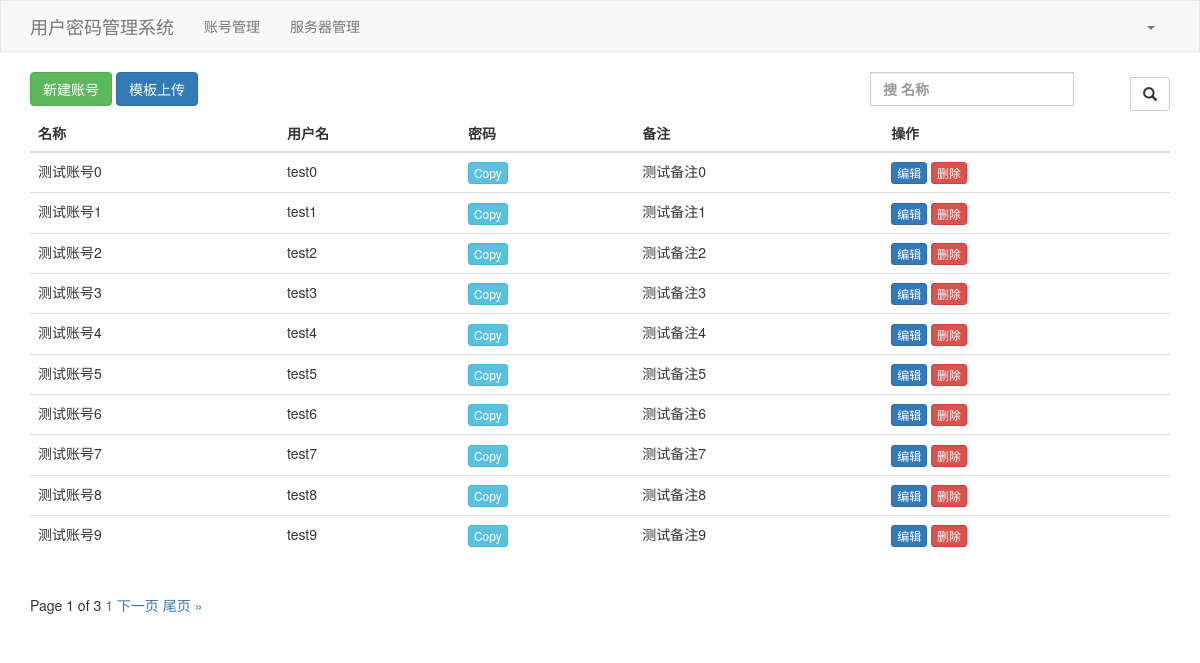
Page /account/list/ (signed in) on the committed database.
### accountStorage/models.py (models this page shows, shortened)
class AccountPassword(models.Model):
    name = models.CharField(verbose_name="名称", max_length=32, primary_key=False)
    username = models.CharField(verbose_name="用户名", max_length=32)
    password = models.CharField(verbose_name="密码", max_length=128)
    note = models.CharField(verbose_name="备注", max_length=128, blank=True, null=True)

### accountStorage/views/account.py (the view)
# urls.py: path('list/', account.account_list, name='account_list'),
@login_check
def account_list(request):
    data = {}
    search_data = request.GET.get('search', "")
    if search_data:
        data["username__contains"] = search_data
    form = UserModelForm()
    data_list = AccountPassword.objects.filter(**data).order_by("id")
    paginator = Paginator(data_list, 10)
    page_number = request.GET.get('page')
    page_obj = paginator.get_page(page_number)
    keys = AccountPassword._meta.fields
    keys_list = [keys[i].verbose_name for i in range(len(keys))]
    context = {
        "title": "账号列表",
        "search_data": search_data,
        "key_list": keys_list,
        "data_list": data_list,
        "page_obj": page_obj,
        "form": form,
        "excel_url": "/media/excel/account.xlsx",
    }
    return render(request, 'accountStorage/account.html', context)

### accountStorage/untils/forms.py
class UserModelForm(BootstrapModelForm):
    password = forms.CharField(label="密码", widget=forms.PasswordInput)
    class Meta:
        model = AccountPassword
        fields = ["name", "username", "password", "note"]

### accountStorage/untils/auth.py (called while the page is built)
def login_check(func):
    @wraps(func)
    def wrapper(request):
        if not request.session.get('info', None):
            return redirect("accountStorage:login")
        else:
            return func(request)
    return wrapper

### accountStorage/templates/accountStorage/account.html (shortened to what this page needs)
{% extends 'accountStorage/layout.html' %}
{% block content %}
    <button type="button" class="btn btn-success" onclick="BtnAddEvent()">新建账号</button>
    <button type="button" class="btn btn-primary" data-toggle="modal" onclick="UploadEvent()">模板上传</button>
    <div style="float: right;width: 300px">
        <form method="get">
            <div class="input-group">
                <label>
                    <input type="text" class="form-control" placeholder="搜 名称" name="search" value="{{ search_data }}"/>
                </label>
                <span class="input-group-btn">
                <button class="btn btn-default" type="submit">
                    <span class="glyphicon glyphicon-search" aria-hidden="true"></span>
                </button>
                </span>
            </div>
        </form>
    </div>
    <div class="bs-example" data-example-id="hoverable-table">
        <table class="table table-hover">
            <thead>
            <tr>
                {% for key in key_list %}
                    {% if key == 'password' %}
                        <th>{{ key }}</th>
                    {% elif key != 'ID' %}
                        <th>{{ key }}</th>
                    {% endif %}
                {% endfor %}
                <th>操作</th>
            </tr>
            </thead>
            <tbody>
            {% for data in page_obj %}
                <tr>
                    <td>{{ data.name }}</td>
                    <td>{{ data.username }}</td>
                    <td>
                        {% if data.password %}
                            <button class="btn btn-info btn-xs" onclick="copyToClip('{{ data.password }}')">Copy
                            </button>
                        {% endif %}
                    </td>
                    <td>{{ data.note|default_if_none:"" }}</td>
                    <td>
                        <a class="btn btn-primary btn-xs btn-edit" onclick="BtnEditEvent({{ data.id }})">编辑</a>
                        <a class="btn btn-danger btn-xs btn-delete" onclick="BtnDeleteEvent({{ data.id }})">删除</a>
                    </td>
                </tr>
            {% endfor %}
            </tbody>
        </table>
    </div>
    <div class="pagination">
    <span class="step-links">
        <span class="current">
            Page {{ page_obj.number }} of {{ page_obj.paginator.num_pages }}
        </span>
        <a href="?page={{ page_obj.start_index }}&search={{ search_data }}">{{ page_obj.number }}</a>
        {% if page_obj.has_next %}
            <a href="?page={{ page_obj.next_page_number }}&search={{ search_data }}">下一页</a>
            <a href="?page={{ page_obj.paginator.num_pages }}&search={{ search_data }}">尾页 &raquo;</a>
        {% endif %}
    </span>
    </div>
{% endblock %}

### rows in the picture
AccountPassword: name "测试账号0", username "test0", note "测试备注0"
AccountPassword: name "测试账号1", username "test1", note "测试备注1"
AccountPassword: name "测试账号2", username "test2", note "测试备注2"
AccountPassword: name "测试账号3", username "test3", note "测试备注3"
AccountPassword: name "测试账号4", username "test4", note "测试备注4"
AccountPassword: name "测试账号5", username "test5", note "测试备注5"
AccountPassword: name "测试账号6", username "test6", note "测试备注6"
AccountPassword: name "测试账号7", username "test7", note "测试备注7"
AccountPassword: name "测试账号8", username "test8", note "测试备注8"
AccountPassword: name "测试账号9", username "test9", note "测试备注9"

### other values in the picture
{{ key }} "名称" "用户名" "密码" "备注"
{{ page_obj.number }} "1"
{{ page_obj.paginator.num_pages }} "3"
